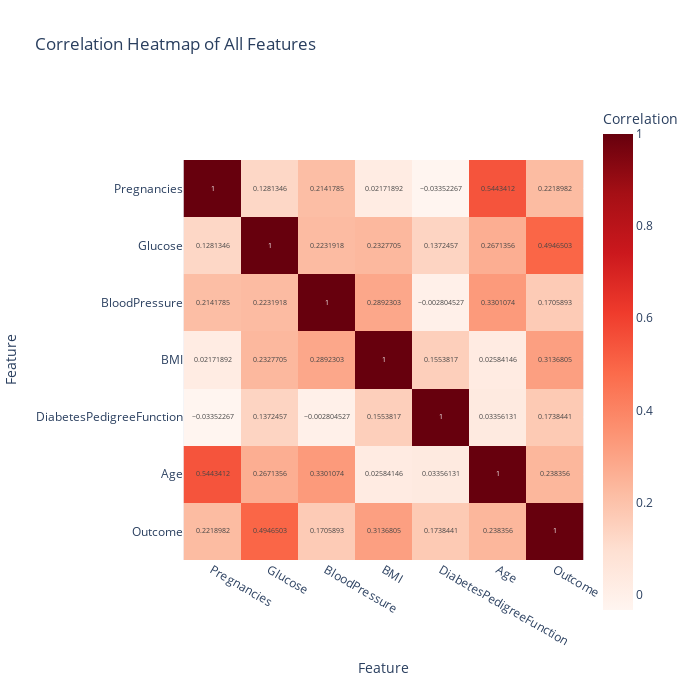

Source (notebook cell):
### Code cell
# Compute correlation matrix
corr_matrix = df.corr()

# Plot heatmap
correlation_fig = px.imshow(
    corr_matrix,
    x=corr_matrix.columns,  # column names on X-axis
    y=corr_matrix.columns,  # column names on Y-axis
    text_auto=True,         # show correlation values
    color_continuous_scale='Reds',
    width=700,
    height=700,
    title='Correlation Heatmap of All Features',
    labels=dict(x="Feature", y="Feature", color="Correlation")
)

correlation_fig.show()

### Figure 1 — Plotly figure (JSON) as saved in the notebook; plotly's stock layout.template omitted (floating-point values rounded to 4 significant figures)
{"data": [{"coloraxis": "coloraxis", "hovertemplate": "Feature: %{x}<br>Feature: %{y}<br>Correlation: %{z}<extra></extra>", "name": "0", "texttemplate": "%{z}", "type": "heatmap", "x": ["Pregnancies", "Glucose", "BloodPressure", "BMI", "DiabetesPedigreeFunction", "Age", "Outcome"], "xaxis": "x", "y": ["Pregnancies", "Glucose", "BloodPressure", "BMI", "DiabetesPedigreeFunction", "Age", "Outcome"], "yaxis": "y", "z": [[1, 0.1281, 0.2142, 0.02172, -0.03352, 0.5443, 0.2219], [0.1281, 1, 0.2232, 0.2328, 0.1372, 0.2671, 0.4947], [0.2142, 0.2232, 1, 0.2892, -0.002805, 0.3301, 0.1706], [0.02172, 0.2328, 0.2892, 1, 0.1554, 0.02584, 0.3137], [-0.03352, 0.1372, -0.002805, 0.1554, 1, 0.03356, 0.1738], [0.5443, 0.2671, 0.3301, 0.02584, 0.03356, 1, 0.2384], [0.2219, 0.4947, 0.1706, 0.3137, 0.1738, 0.2384, 1]]}], "layout": {"coloraxis": {"colorbar": {"title": {"text": "Correlation"}}, "colorscale": [[0, "rgb(255,245,240)"], [0.125, "rgb(254,224,210)"], [0.25, "rgb(252,187,161)"], [0.375, "rgb(252,146,114)"], [0.5, "rgb(251,106,74)"], [0.625, "rgb(239,59,44)"], [0.75, "rgb(203,24,29)"], [0.875, "rgb(165,15,21)"], [1, "rgb(103,0,13)"]]}, "height": 700, "title": {"text": "Correlation Heatmap of All Features"}, "width": 700, "xaxis": {"anchor": "y", "constrain": "domain", "domain": [0, 1], "scaleanchor": "y", "title": {"text": "Feature"}}, "yaxis": {"anchor": "x", "autorange": "reversed", "constrain": "domain", "domain": [0, 1], "title": {"text": "Feature"}}}}
